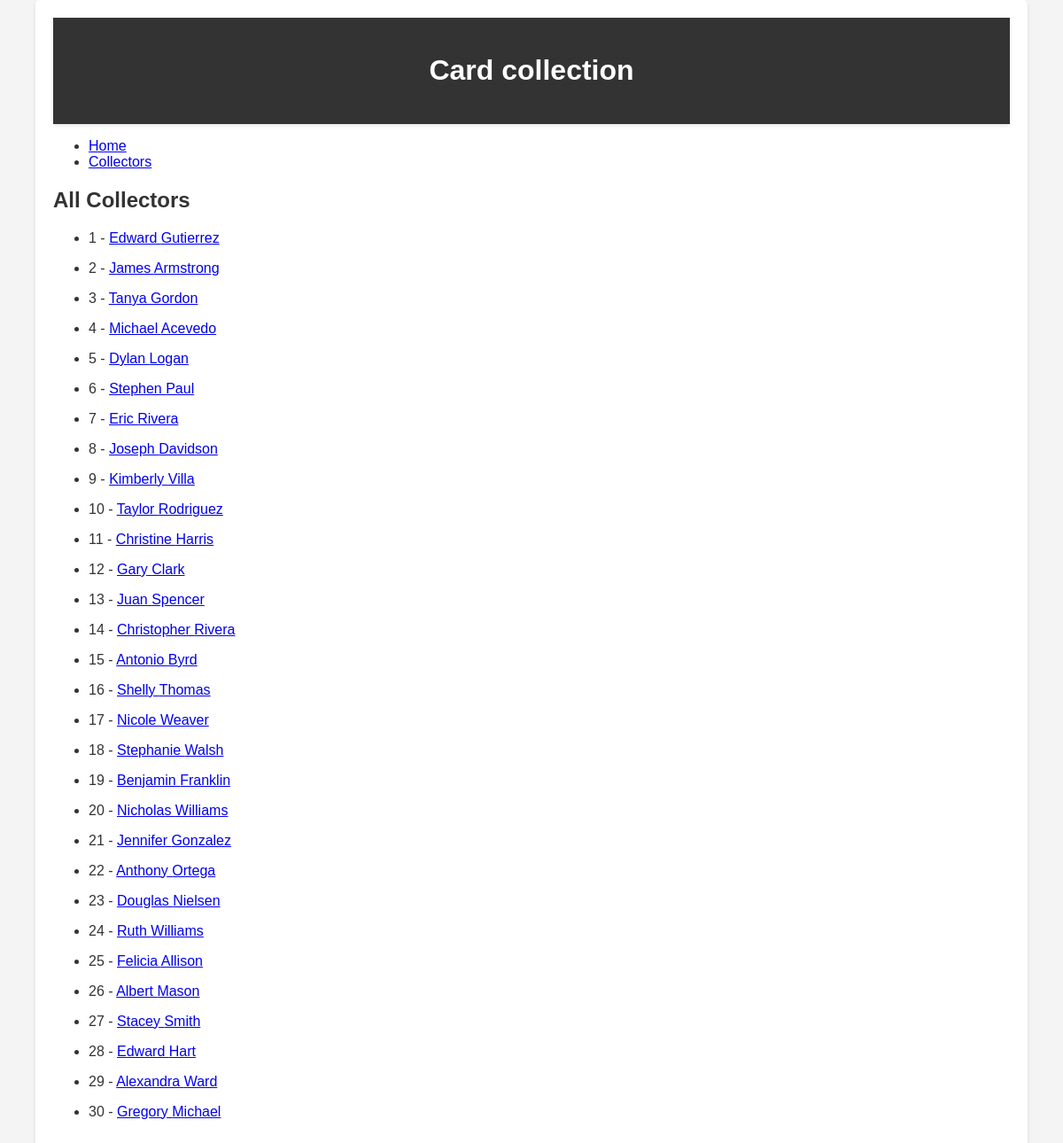
/collectors, run on the app's committed database.
### tables this page shows
CREATE TABLE ZBIRATELJ(
                id_zbiratelj INTEGER PRIMARY KEY,
                ime VARCHAR(255) NOT NULL,
                priimek VARCHAR(255) NOT NULL,
                eposta VARCHAR(255)
                );

### app.py (the view)
@app.route('/collectors')
def collectors():
    collectors = zbiratelj.get_all()
    return render_template('collectors.html', collectors=collectors)

### db/database.py (called while the page is built)
    def fetch_query(self, query, params=None):
        conn = sqlite3.connect(self.db_name)
        cursor = conn.cursor()
        if params:
            cursor.execute(query, params)
        else:
            cursor.execute(query)
        result = cursor.fetchall()
        conn.close()
        return result

### models/zbiratelj.py (called while the page is built)
    @classmethod
    def get_all(cls):
        result = Database().fetch_query('SELECT * FROM ZBIRATELJ')
        collectors = []
        for row in result:
            collector = {
                'id_zbiratelj': row[0],
                'ime': row[1],
                'priimek': row[2],
                'eposta': row[3]
            }
            collectors.append(collector)
        return collectors

### templates/collectors.html (shortened to what this page needs)
{% extends 'base.html' %}
{% block content %}
<h2>All Collectors</h2>
<ul>
    {% for collector in collectors %}
    <li>
        <p>{{ collector['id_zbiratelj'] }} - <a href="{{ url_for('collector', id=collector['id_zbiratelj']) }}">
            {{ collector['ime'] }} {{ collector['priimek'] }}
        </a></p>
    </li>
    {% endfor %}
</ul>
{% endblock %}

### templates/base.html (shortened to what this page needs)
<!doctype html>
<html lang="en">
  <head>
    <link rel="stylesheet" href="/static/style.css">
  </head>
  <body>
    <div class="container">
      <header>
        <h1>Card collection</h1>
      </header>
      <nav>
        <ul>
          <li><a href="{{ url_for('index') }}">Home</a></li>
          <li><a href="{{ url_for('collectors') }}">Collectors</a></li>
        </ul>
      </nav>
      <main>
        {% block content %}{% endblock %}
      </main>
    </div>
  </body>
</html>

### static/style.css (style rules this page uses)
body { font-family: Arial, sans-serif; background-color: #f4f4f4; color: #333; margin: 0; padding: 0; }
header { background-color: #333; color: #fff; padding: 20px 0; text-align: center; box-shadow: 0 2px 4px rgba(0, 0, 0, 0.1); }
.container { width: 90%; max-width: 1200px; margin: 0 auto; padding: 20px; background-color: #fff; border-radius: 5px; box-shadow: 0 2px 4px rgba(0, 0, 0, 0.1); }

### data on the page
ZBIRATELJ: id_zbiratelj "1", ime "Edward", priimek "Gutierrez"
ZBIRATELJ: id_zbiratelj "2", ime "James", priimek "Armstrong"
ZBIRATELJ: id_zbiratelj "3", ime "Tanya", priimek "Gordon"
ZBIRATELJ: id_zbiratelj "4", ime "Michael", priimek "Acevedo"
ZBIRATELJ: id_zbiratelj "5", ime "Dylan", priimek "Logan"
ZBIRATELJ: id_zbiratelj "6", ime "Stephen", priimek "Paul"
ZBIRATELJ: id_zbiratelj "7", ime "Eric", priimek "Rivera"
ZBIRATELJ: id_zbiratelj "8", ime "Joseph", priimek "Davidson"
ZBIRATELJ: id_zbiratelj "9", ime "Kimberly", priimek "Villa"
ZBIRATELJ: id_zbiratelj "10", ime "Taylor", priimek "Rodriguez"
ZBIRATELJ: id_zbiratelj "11", ime "Christine", priimek "Harris"
ZBIRATELJ: id_zbiratelj "12", ime "Gary", priimek "Clark"
ZBIRATELJ: id_zbiratelj "13", ime "Juan", priimek "Spencer"
ZBIRATELJ: id_zbiratelj "14", ime "Christopher", priimek "Rivera"
ZBIRATELJ: id_zbiratelj "15", ime "Antonio", priimek "Byrd"
ZBIRATELJ: id_zbiratelj "16", ime "Shelly", priimek "Thomas"
ZBIRATELJ: id_zbiratelj "17", ime "Nicole", priimek "Weaver"
ZBIRATELJ: id_zbiratelj "18", ime "Stephanie", priimek "Walsh"
ZBIRATELJ: id_zbiratelj "19", ime "Benjamin", priimek "Franklin"
ZBIRATELJ: id_zbiratelj "20", ime "Nicholas", priimek "Williams"
ZBIRATELJ: id_zbiratelj "21", ime "Jennifer", priimek "Gonzalez"
ZBIRATELJ: id_zbiratelj "22", ime "Anthony", priimek "Ortega"
ZBIRATELJ: id_zbiratelj "23", ime "Douglas", priimek "Nielsen"
ZBIRATELJ: id_zbiratelj "24", ime "Ruth", priimek "Williams"
ZBIRATELJ: id_zbiratelj "25", ime "Felicia", priimek "Allison"
ZBIRATELJ: id_zbiratelj "26", ime "Albert", priimek "Mason"
ZBIRATELJ: id_zbiratelj "27", ime "Stacey", priimek "Smith"
ZBIRATELJ: id_zbiratelj "28", ime "Edward", priimek "Hart"
ZBIRATELJ: id_zbiratelj "29", ime "Alexandra", priimek "Ward"
ZBIRATELJ: id_zbiratelj "30", ime "Gregory", priimek "Michael"
